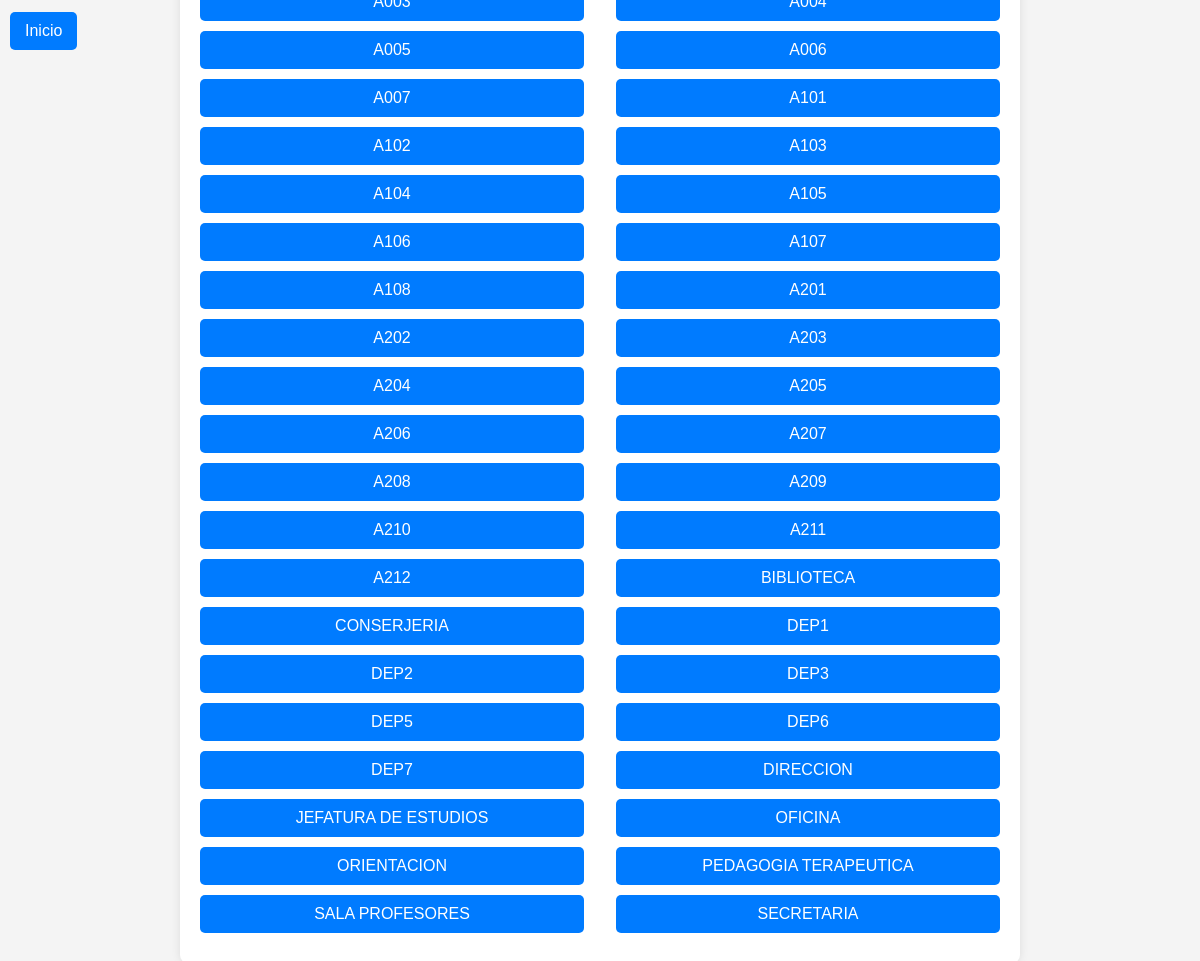
The app's page /views/pabellon.php?idPabellon=A (signed in) with its own data.
### tables this page shows
CREATE TABLE `aula` (
  `idAula` varchar(200) NOT NULL,
  `idPabellon` varchar(200) NOT NULL,
  `nombre` varchar(200) NOT NULL,
  `capacidadAula` int(11) DEFAULT NULL
);

### BD/bd.inc.php (called while the page is built)
<?php
function conectar()
{
    try {
        $host = "localhost";
        $basedatos = "seleccion-clases";
        $usuario = "root";
        $password = "";
        return new PDO("mysql:host=$host;dbname=$basedatos", $usuario, $password);
    } catch (PDOException $e) {
        echo $e->getMessage();
    }
}

### BD/okupacion.php (called while the page is built, shortened)
<?php
include_once 'bd.inc.php';
function getAulasByLetter($letter)
{
    $sql = conectar()->prepare('SELECT idAula FROM `aula` WHERE  idPabellon like :letter');
    $sql->bindValue(':letter', $letter . '%');
    try {
        $sql->execute();
        return $sql->fetchAll();
    } catch (PDOException $e) {
        throw new Exception('Error al acceder a la base de datos: ' . $e->getMessage());
    }
}

### views/pabellon.php (the view, shortened to what this page needs)
<?php
include '../BD/okupacion.php';
$idPabellon = $_GET['idPabellon'];
$pabellones = getAulasByLetter($idPabellon);
?>
<!DOCTYPE html>
<html lang="es">
<head>
    <link rel="stylesheet" href="../stylesheets/detalles_pabellon.css">
</head>
<body>
<a href="./inicio.php" >Inicio</a>
    <div class="container">
        <div class="links-container">
            <?php foreach ($pabellones as $key => $aula) { ?>
                <div>
                    <a href="./aula.php?idAula=<?= htmlspecialchars($aula['idAula']) ?>"><?= htmlspecialchars($aula['idAula']) ?></a>
                </div>
            <?php } ?>
        </div>
    </div>
</body>
</html>

### stylesheets/detalles_pabellon.css (style rules this page uses)
body { font-family: Arial, sans-serif; margin: 0; padding: 0; background-color: #f4f4f4; color: #333; display: flex; justify-content: center; align-items: center; height: 100vh; }
a[href='./inicio.php'] { position: absolute; margin-top:2px ; top: 10px; left: 10px; }
.container { width: 80%; max-width: 800px; margin: 0 auto; padding: 20px; background-color: #fff; box-shadow: 0 0 10px rgba(0, 0, 0, 0.1); border-radius: 8px; text-align: center; }
.links-container { display: flex; flex-wrap: wrap; justify-content: space-between; }
.links-container div { flex: 0 0 48%; margin-bottom: 10px; }
a { display: block; padding: 10px 15px; background-color: #007BFF; color: white; text-decoration: none; border-radius: 5px; text-align: center; transition: background-color 0.3s; }

### records on screen
aula: idAula "A005"
aula: idAula "A006"
aula: idAula "A007"
aula: idAula "A101"
aula: idAula "A102"
aula: idAula "A103"
aula: idAula "A104"
aula: idAula "A105"
aula: idAula "A106"
aula: idAula "A107"
aula: idAula "A108"
aula: idAula "A201"
aula: idAula "A202"
aula: idAula "A203"
aula: idAula "A204"
aula: idAula "A205"
aula: idAula "A206"
aula: idAula "A207"
aula: idAula "A208"
aula: idAula "A209"
aula: idAula "A210"
aula: idAula "A211"
aula: idAula "A212"
aula: idAula "BIBLIOTECA"
aula: idAula "CONSERJERIA"
aula: idAula "DEP1"
aula: idAula "DEP2"
aula: idAula "DEP3"
aula: idAula "DEP5"
aula: idAula "DEP6"
aula: idAula "DEP7"
aula: idAula "DIRECCION"
aula: idAula "JEFATURA DE ESTUDIOS"
aula: idAula "OFICINA"
aula: idAula "ORIENTACION"
aula: idAula "PEDAGOGIA TERAPEUTICA"
aula: idAula "SALA PROFESORES"
aula: idAula "SECRETARIA"
